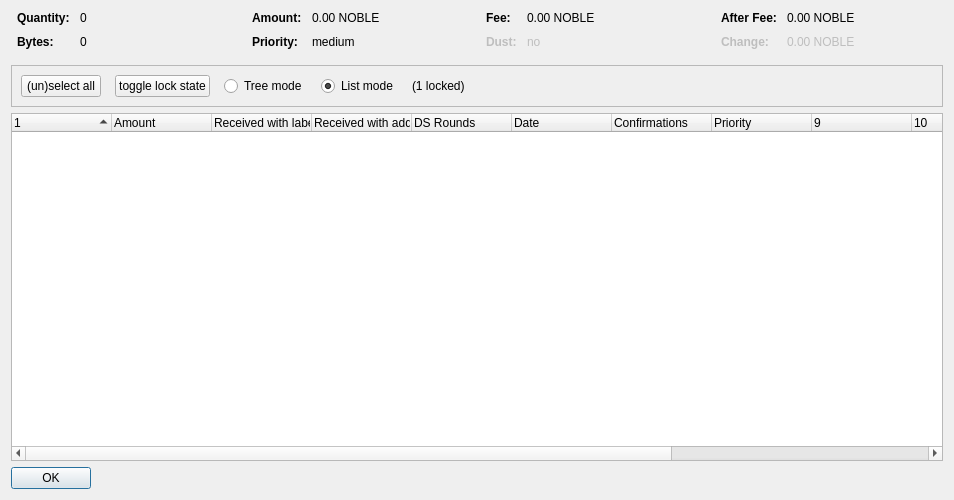
<?xml version="1.0" encoding="UTF-8"?>
<ui version="4.0">
 <class>CoinControlDialog</class>
 <widget class="QDialog" name="CoinControlDialog">
  <property name="geometry">
   <rect>
    <x>0</x>
    <y>0</y>
    <width>954</width>
    <height>500</height>
   </rect>
  </property>
  <property name="windowTitle">
   <string>Coin Selection</string>
  </property>
  <layout class="QVBoxLayout" name="verticalLayout">
   <item>
    <layout class="QHBoxLayout" name="horizontalLayoutTop" stretch="0,0,0,0">
     <property name="topMargin">
      <number>0</number>
     </property>
     <property name="bottomMargin">
      <number>10</number>
     </property>
     <item>
      <layout class="QFormLayout" name="formLayoutCoinControl1">
       <property name="horizontalSpacing">
        <number>10</number>
       </property>
       <property name="verticalSpacing">
        <number>10</number>
       </property>
       <property name="leftMargin">
        <number>6</number>
       </property>
       <property name="rightMargin">
        <number>6</number>
       </property>
       <item row="0" column="0">
        <widget class="QLabel" name="labelCoinControlQuantityText">
         <property name="font">
          <font>
           <weight>75</weight>
           <bold>true</bold>
          </font>
         </property>
         <property name="text">
          <string>Quantity:</string>
         </property>
        </widget>
       </item>
       <item row="0" column="1">
        <widget class="QLabel" name="labelCoinControlQuantity">
         <property name="cursor">
          <cursorShape>IBeamCursor</cursorShape>
         </property>
         <property name="contextMenuPolicy">
          <enum>Qt::ActionsContextMenu</enum>
         </property>
         <property name="text">
          <string notr="true">0</string>
         </property>
         <property name="textInteractionFlags">
          <set>Qt::LinksAccessibleByMouse|Qt::TextSelectableByKeyboard|Qt::TextSelectableByMouse</set>
         </property>
        </widget>
       </item>
       <item row="1" column="0">
        <widget class="QLabel" name="labelCoinControlBytesText">
         <property name="font">
          <font>
           <weight>75</weight>
           <bold>true</bold>
          </font>
         </property>
         <property name="text">
          <string>Bytes:</string>
         </property>
        </widget>
       </item>
       <item row="1" column="1">
        <widget class="QLabel" name="labelCoinControlBytes">
         <property name="cursor">
          <cursorShape>IBeamCursor</cursorShape>
         </property>
         <property name="contextMenuPolicy">
          <enum>Qt::ActionsContextMenu</enum>
         </property>
         <property name="text">
          <string notr="true">0</string>
         </property>
         <property name="textInteractionFlags">
          <set>Qt::LinksAccessibleByMouse|Qt::TextSelectableByKeyboard|Qt::TextSelectableByMouse</set>
         </property>
        </widget>
       </item>
      </layout>
     </item>
     <item>
      <layout class="QFormLayout" name="formLayoutCoinControl2">
       <property name="horizontalSpacing">
        <number>10</number>
       </property>
       <property name="verticalSpacing">
        <number>10</number>
       </property>
       <property name="leftMargin">
        <number>6</number>
       </property>
       <property name="rightMargin">
        <number>6</number>
       </property>
       <item row="0" column="0">
        <widget class="QLabel" name="labelCoinControlAmountText">
         <property name="font">
          <font>
           <weight>75</weight>
           <bold>true</bold>
          </font>
         </property>
         <property name="text">
          <string>Amount:</string>
         </property>
        </widget>
       </item>
       <item row="0" column="1">
        <widget class="QLabel" name="labelCoinControlAmount">
         <property name="cursor">
          <cursorShape>IBeamCursor</cursorShape>
         </property>
         <property name="contextMenuPolicy">
          <enum>Qt::ActionsContextMenu</enum>
         </property>
         <property name="text">
          <string notr="true">0.00 NOBLE</string>
         </property>
         <property name="textInteractionFlags">
          <set>Qt::LinksAccessibleByMouse|Qt::TextSelectableByKeyboard|Qt::TextSelectableByMouse</set>
         </property>
        </widget>
       </item>
       <item row="1" column="0">
        <widget class="QLabel" name="labelCoinControlPriorityText">
         <property name="font">
          <font>
           <weight>75</weight>
           <bold>true</bold>
          </font>
         </property>
         <property name="text">
          <string>Priority:</string>
         </property>
        </widget>
       </item>
       <item row="1" column="1">
        <widget class="QLabel" name="labelCoinControlPriority">
         <property name="cursor">
          <cursorShape>IBeamCursor</cursorShape>
         </property>
         <property name="contextMenuPolicy">
          <enum>Qt::ActionsContextMenu</enum>
         </property>
         <property name="text">
          <string>medium</string>
         </property>
         <property name="textInteractionFlags">
          <set>Qt::LinksAccessibleByMouse|Qt::TextSelectableByKeyboard|Qt::TextSelectableByMouse</set>
         </property>
        </widget>
       </item>
      </layout>
     </item>
     <item>
      <layout class="QFormLayout" name="formLayoutCoinControl3">
       <property name="horizontalSpacing">
        <number>10</number>
       </property>
       <property name="verticalSpacing">
        <number>10</number>
       </property>
       <property name="leftMargin">
        <number>6</number>
       </property>
       <property name="rightMargin">
        <number>6</number>
       </property>
       <item row="0" column="0">
        <widget class="QLabel" name="labelCoinControlFeeText">
         <property name="font">
          <font>
           <weight>75</weight>
           <bold>true</bold>
          </font>
         </property>
         <property name="text">
          <string>Fee:</string>
         </property>
        </widget>
       </item>
       <item row="0" column="1">
        <widget class="QLabel" name="labelCoinControlFee">
         <property name="cursor">
          <cursorShape>IBeamCursor</cursorShape>
         </property>
         <property name="contextMenuPolicy">
          <enum>Qt::ActionsContextMenu</enum>
         </property>
         <property name="text">
          <string notr="true">0.00 NOBLE</string>
         </property>
         <property name="textInteractionFlags">
          <set>Qt::LinksAccessibleByMouse|Qt::TextSelectableByKeyboard|Qt::TextSelectableByMouse</set>
         </property>
        </widget>
       </item>
       <item row="1" column="0">
        <widget class="QLabel" name="labelCoinControlLowOutputText">
         <property name="enabled">
          <bool>false</bool>
         </property>
         <property name="font">
          <font>
           <weight>75</weight>
           <bold>true</bold>
          </font>
         </property>
         <property name="text">
          <string>Dust:</string>
         </property>
        </widget>
       </item>
       <item row="1" column="1">
        <widget class="QLabel" name="labelCoinControlLowOutput">
         <property name="enabled">
          <bool>false</bool>
         </property>
         <property name="cursor">
          <cursorShape>IBeamCursor</cursorShape>
         </property>
         <property name="contextMenuPolicy">
          <enum>Qt::ActionsContextMenu</enum>
         </property>
         <property name="text">
          <string>no</string>
         </property>
         <property name="textInteractionFlags">
          <set>Qt::LinksAccessibleByMouse|Qt::TextSelectableByKeyboard|Qt::TextSelectableByMouse</set>
         </property>
        </widget>
       </item>
      </layout>
     </item>
     <item>
      <layout class="QFormLayout" name="formLayoutCoinControl4">
       <property name="horizontalSpacing">
        <number>10</number>
       </property>
       <property name="verticalSpacing">
        <number>10</number>
       </property>
       <property name="leftMargin">
        <number>6</number>
       </property>
       <property name="rightMargin">
        <number>6</number>
       </property>
       <item row="0" column="0">
        <widget class="QLabel" name="labelCoinControlAfterFeeText">
         <property name="font">
          <font>
           <weight>75</weight>
           <bold>true</bold>
          </font>
         </property>
         <property name="text">
          <string>After Fee:</string>
         </property>
        </widget>
       </item>
       <item row="0" column="1">
        <widget class="QLabel" name="labelCoinControlAfterFee">
         <property name="cursor">
          <cursorShape>IBeamCursor</cursorShape>
         </property>
         <property name="contextMenuPolicy">
          <enum>Qt::ActionsContextMenu</enum>
         </property>
         <property name="text">
          <string notr="true">0.00 NOBLE</string>
         </property>
         <property name="textInteractionFlags">
          <set>Qt::LinksAccessibleByMouse|Qt::TextSelectableByKeyboard|Qt::TextSelectableByMouse</set>
         </property>
        </widget>
       </item>
       <item row="1" column="0">
        <widget class="QLabel" name="labelCoinControlChangeText">
         <property name="enabled">
          <bool>false</bool>
         </property>
         <property name="font">
          <font>
           <weight>75</weight>
           <bold>true</bold>
          </font>
         </property>
         <property name="text">
          <string>Change:</string>
         </property>
        </widget>
       </item>
       <item row="1" column="1">
        <widget class="QLabel" name="labelCoinControlChange">
         <property name="enabled">
          <bool>false</bool>
         </property>
         <property name="cursor">
          <cursorShape>IBeamCursor</cursorShape>
         </property>
         <property name="contextMenuPolicy">
          <enum>Qt::ActionsContextMenu</enum>
         </property>
         <property name="text">
          <string notr="true">0.00 NOBLE</string>
         </property>
         <property name="textInteractionFlags">
          <set>Qt::LinksAccessibleByMouse|Qt::TextSelectableByKeyboard|Qt::TextSelectableByMouse</set>
         </property>
        </widget>
       </item>
      </layout>
     </item>
    </layout>
   </item>
   <item>
    <widget class="QFrame" name="frame">
     <property name="minimumSize">
      <size>
       <width>0</width>
       <height>40</height>
      </size>
     </property>
     <property name="frameShape">
      <enum>QFrame::StyledPanel</enum>
     </property>
     <property name="frameShadow">
      <enum>QFrame::Sunken</enum>
     </property>
     <layout class="QHBoxLayout" name="horizontalLayout">
      <item>
       <layout class="QHBoxLayout" name="horizontalLayoutPanel" stretch="0,0,0,0,0,0">
        <property name="spacing">
         <number>14</number>
        </property>
        <item>
         <widget class="QPushButton" name="pushButtonSelectAll">
          <property name="sizePolicy">
           <sizepolicy hsizetype="Maximum" vsizetype="Fixed">
            <horstretch>0</horstretch>
            <verstretch>0</verstretch>
           </sizepolicy>
          </property>
          <property name="text">
           <string>(un)select all</string>
          </property>
          <property name="autoDefault">
           <bool>false</bool>
          </property>
         </widget>
        </item>
        <item>
         <widget class="QPushButton" name="pushButtonToggleLock">
          <property name="sizePolicy">
           <sizepolicy hsizetype="Maximum" vsizetype="Fixed">
            <horstretch>0</horstretch>
            <verstretch>0</verstretch>
           </sizepolicy>
          </property>
          <property name="text">
           <string>toggle lock state</string>
          </property>
          <property name="autoDefault">
           <bool>false</bool>
          </property>
         </widget>
        </item>
        <item>
         <widget class="QRadioButton" name="radioTreeMode">
          <property name="sizePolicy">
           <sizepolicy hsizetype="Maximum" vsizetype="Fixed">
            <horstretch>0</horstretch>
            <verstretch>0</verstretch>
           </sizepolicy>
          </property>
          <property name="text">
           <string>Tree mode</string>
          </property>
         </widget>
        </item>
        <item>
         <widget class="QRadioButton" name="radioListMode">
          <property name="sizePolicy">
           <sizepolicy hsizetype="Maximum" vsizetype="Fixed">
            <horstretch>0</horstretch>
            <verstretch>0</verstretch>
           </sizepolicy>
          </property>
          <property name="text">
           <string>List mode</string>
          </property>
          <property name="checked">
           <bool>true</bool>
          </property>
         </widget>
        </item>
        <item>
         <widget class="QLabel" name="labelLocked">
          <property name="text">
           <string>(1 locked)</string>
          </property>
         </widget>
        </item>
        <item>
         <spacer name="horizontalSpacer">
          <property name="orientation">
           <enum>Qt::Horizontal</enum>
          </property>
          <property name="sizeHint" stdset="0">
           <size>
            <width>40</width>
            <height>20</height>
           </size>
          </property>
         </spacer>
        </item>
       </layout>
      </item>
     </layout>
    </widget>
   </item>
   <item>
    <widget class="CoinControlTreeWidget" name="treeWidget">
     <property name="contextMenuPolicy">
      <enum>Qt::CustomContextMenu</enum>
     </property>
     <property name="sortingEnabled">
      <bool>false</bool>
     </property>
     <property name="columnCount">
      <number>13</number>
     </property>
     <attribute name="headerShowSortIndicator" stdset="0">
      <bool>true</bool>
     </attribute>
     <attribute name="headerStretchLastSection">
      <bool>false</bool>
     </attribute>
     <column>
      <property name="text">
       <string/>
      </property>
     </column>
     <column>
      <property name="text">
       <string>Amount</string>
      </property>
     </column>
     <column>
      <property name="text">
       <string>Received with label</string>
      </property>
     </column>
     <column>
      <property name="text">
       <string>Received with address</string>
      </property>
     </column>
     <column>
      <property name="text">
       <string>DS Rounds</string>
      </property>
     </column>
     <column>
      <property name="text">
       <string>Date</string>
      </property>
     </column>
     <column>
      <property name="text">
       <string>Confirmations</string>
      </property>
      <property name="toolTip">
       <string>Confirmed</string>
      </property>
     </column>
     <column>
      <property name="text">
       <string>Priority</string>
      </property>
     </column>
     <column>
      <property name="text">
       <string/>
      </property>
     </column>
     <column>
      <property name="text">
       <string/>
      </property>
     </column>
     <column>
      <property name="text">
       <string/>
      </property>
     </column>
     <column>
      <property name="text">
       <string/>
      </property>
     </column>
     <column>
      <property name="text">
       <string/>
      </property>
     </column>
    </widget>
   </item>
   <item>
    <widget class="QDialogButtonBox" name="buttonBox">
     <property name="sizePolicy">
      <sizepolicy hsizetype="Maximum" vsizetype="Fixed">
       <horstretch>0</horstretch>
       <verstretch>0</verstretch>
      </sizepolicy>
     </property>
     <property name="orientation">
      <enum>Qt::Horizontal</enum>
     </property>
     <property name="standardButtons">
      <set>QDialogButtonBox::Ok</set>
     </property>
    </widget>
   </item>
  </layout>
 </widget>
 <customwidgets>
  <customwidget>
   <class>CoinControlTreeWidget</class>
   <extends>QTreeWidget</extends>
   <header>coincontroltreewidget.h</header>
  </customwidget>
 </customwidgets>
 <resources/>
 <connections/>
</ui>
